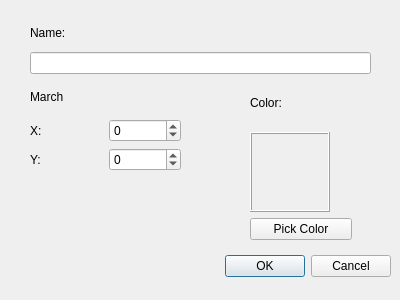
<?xml version="1.0" encoding="UTF-8"?>
<ui version="4.0">
 <class>MakeTeam</class>
 <widget class="QDialog" name="MakeTeam">
  <property name="geometry">
   <rect>
    <x>0</x>
    <y>0</y>
    <width>400</width>
    <height>300</height>
   </rect>
  </property>
  <property name="sizePolicy">
   <sizepolicy hsizetype="Fixed" vsizetype="Fixed">
    <horstretch>0</horstretch>
    <verstretch>0</verstretch>
   </sizepolicy>
  </property>
  <property name="minimumSize">
   <size>
    <width>400</width>
    <height>300</height>
   </size>
  </property>
  <property name="maximumSize">
   <size>
    <width>400</width>
    <height>300</height>
   </size>
  </property>
  <property name="windowTitle">
   <string>Make team</string>
  </property>
  <widget class="QDialogButtonBox" name="buttonBox">
   <property name="geometry">
    <rect>
     <x>50</x>
     <y>250</y>
     <width>341</width>
     <height>32</height>
    </rect>
   </property>
   <property name="orientation">
    <enum>Qt::Orientation::Horizontal</enum>
   </property>
   <property name="standardButtons">
    <set>QDialogButtonBox::StandardButton::Cancel|QDialogButtonBox::StandardButton::Ok</set>
   </property>
  </widget>
  <widget class="QWidget" name="layoutWidget">
   <property name="geometry">
    <rect>
     <x>30</x>
     <y>20</y>
     <width>341</width>
     <height>54</height>
    </rect>
   </property>
   <layout class="QVBoxLayout" name="verticalLayout">
    <item>
     <widget class="QLabel" name="label_2">
      <property name="text">
       <string>Name:</string>
      </property>
     </widget>
    </item>
    <item>
     <widget class="QLineEdit" name="nameEdit"/>
    </item>
   </layout>
  </widget>
  <widget class="QWidget" name="layoutWidget">
   <property name="geometry">
    <rect>
     <x>30</x>
     <y>80</y>
     <width>151</width>
     <height>91</height>
    </rect>
   </property>
   <layout class="QGridLayout" name="gridLayout">
    <item row="3" column="1">
     <widget class="QSpinBox" name="marchSpinX">
      <property name="minimum">
       <number>-1</number>
      </property>
      <property name="maximum">
       <number>1</number>
      </property>
     </widget>
    </item>
    <item row="5" column="1">
     <widget class="QSpinBox" name="marchSpinY">
      <property name="minimum">
       <number>-1</number>
      </property>
      <property name="maximum">
       <number>1</number>
      </property>
     </widget>
    </item>
    <item row="3" column="0">
     <widget class="QLabel" name="label_5">
      <property name="text">
       <string>X:</string>
      </property>
     </widget>
    </item>
    <item row="2" column="0">
     <widget class="QLabel" name="label_3">
      <property name="text">
       <string>March</string>
      </property>
     </widget>
    </item>
    <item row="5" column="0">
     <widget class="QLabel" name="label_4">
      <property name="text">
       <string>Y:</string>
      </property>
     </widget>
    </item>
   </layout>
  </widget>
  <widget class="QWidget" name="layoutWidget">
   <property name="geometry">
    <rect>
     <x>250</x>
     <y>80</y>
     <width>102</width>
     <height>160</height>
    </rect>
   </property>
   <layout class="QVBoxLayout" name="verticalLayout_2">
    <item>
     <widget class="QLabel" name="label">
      <property name="text">
       <string>Color:</string>
      </property>
     </widget>
    </item>
    <item>
     <widget class="QLabel" name="colorDisplay">
      <property name="sizePolicy">
       <sizepolicy hsizetype="Fixed" vsizetype="Fixed">
        <horstretch>0</horstretch>
        <verstretch>0</verstretch>
       </sizepolicy>
      </property>
      <property name="minimumSize">
       <size>
        <width>80</width>
        <height>80</height>
       </size>
      </property>
      <property name="autoFillBackground">
       <bool>true</bool>
      </property>
      <property name="frameShape">
       <enum>QFrame::Shape::Box</enum>
      </property>
      <property name="frameShadow">
       <enum>QFrame::Shadow::Raised</enum>
      </property>
      <property name="text">
       <string/>
      </property>
     </widget>
    </item>
    <item>
     <widget class="QPushButton" name="colorButton">
      <property name="text">
       <string>Pick Color</string>
      </property>
     </widget>
    </item>
   </layout>
  </widget>
 </widget>
 <resources/>
 <connections>
  <connection>
   <sender>buttonBox</sender>
   <signal>accepted()</signal>
   <receiver>MakeTeam</receiver>
   <slot>accept()</slot>
   <hints>
    <hint type="sourcelabel">
     <x>248</x>
     <y>254</y>
    </hint>
    <hint type="destinationlabel">
     <x>157</x>
     <y>274</y>
    </hint>
   </hints>
  </connection>
  <connection>
   <sender>buttonBox</sender>
   <signal>rejected()</signal>
   <receiver>MakeTeam</receiver>
   <slot>reject()</slot>
   <hints>
    <hint type="sourcelabel">
     <x>316</x>
     <y>260</y>
    </hint>
    <hint type="destinationlabel">
     <x>286</x>
     <y>274</y>
    </hint>
   </hints>
  </connection>
 </connections>
</ui>
